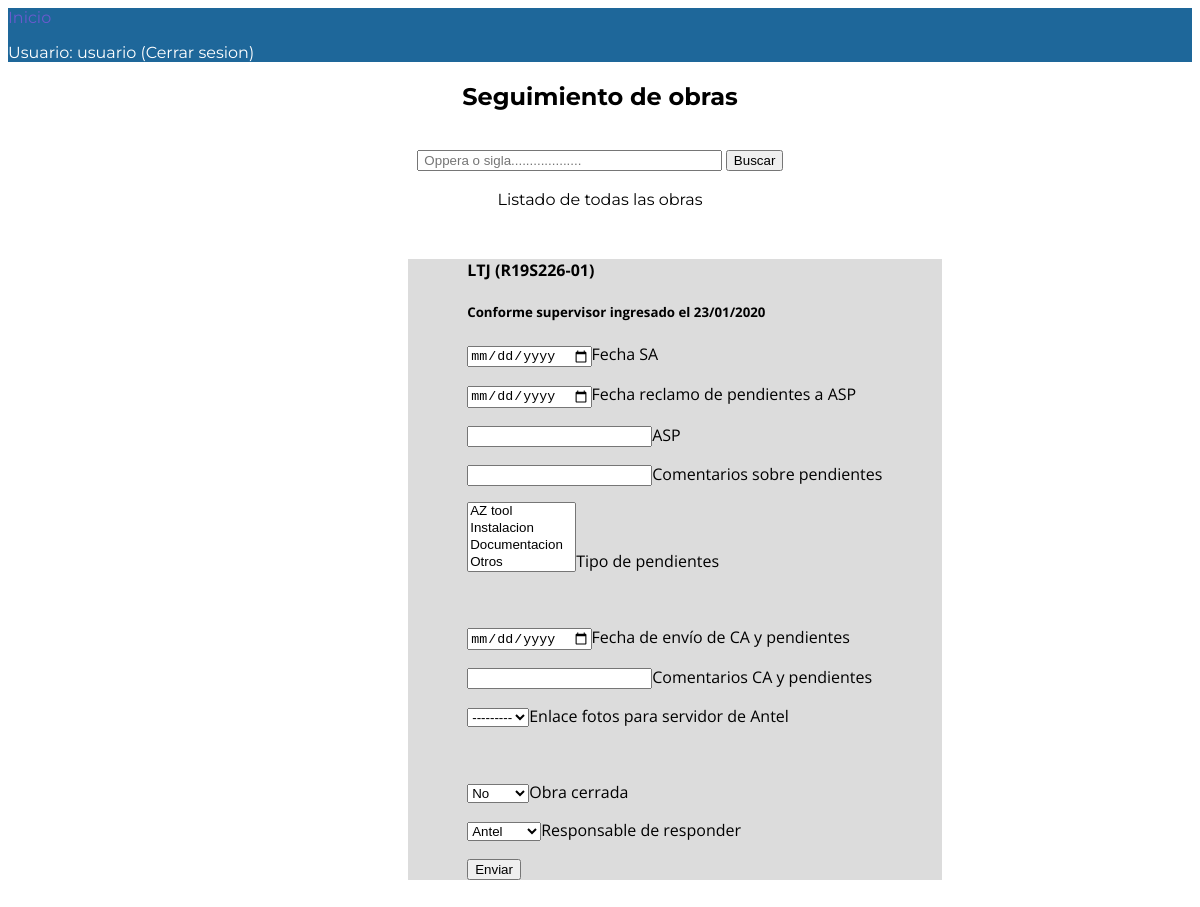
Screenshot of /manager/updatework/3/ (signed in) with the database file from the repository.
### manager/models.py (models this page shows)
class WorkSheet(models.Model):
    site = models.CharField(verbose_name = 'Sigla', max_length = 12)
    oppera = models.CharField(verbose_name = 'No. Oppera', max_length =  10)
    cs_date = models.DateField(verbose_name = 'Fecha CS',null = True)
    cs_comments = models.CharField(verbose_name = 'Comentarios sobre CS', null = True , blank = True, max_length = 200)
    pendings_date = models.DateField(verbose_name = 'Fecha SA',null = True, blank = True)
    claim_date = models.DateField(verbose_name = 'Fecha reclamo pendientes',null = True, blank = True)
    asp = models.CharField(verbose_name = 'ASP responsable', max_length = 15, null = True , blank = True)
    claim_pending_comments = models.CharField(verbose_name = 'Cometarios sobre el reclamo a ASP', null = True , blank = True, max_length = 200)
    ca_date = models.DateField(verbose_name = 'Fecha CA',null = True, blank = True)
    ca_comments = models.CharField(verbose_name = 'Comentarios sobre CA', null = True , blank = True, max_length = 200)
    SERVER_PICS = (
        ('s','Si'),
        ('n','No')
    )
    ca_pics_link = models.CharField(max_length = 1, choices = SERVER_PICS, blank = True, null = True, verbose_name = 'Fotos para servidor de Antel')
    pend_type = models.ManyToManyField(PendType, verbose_name = 'Tipo de pendiente', blank = True)
    CLOSED = (
        ('s','Si'),
        ('n','No')
    )
    closed = models.CharField(max_length = 1, choices = CLOSED, blank = True, default = 'n', verbose_name = 'Obra cerrada')
    SIDE = (
        ('a','Antel'),
        ('e','Ericsson')
    )
    pend_side = models.CharField(max_length = 1, choices = SIDE, blank = True, default = 'a', verbose_name = 'Responsable de contestar')
    class Meta:
        ordering = ['-cs_date']

class PendType(models.Model):
    pend_type = models.CharField(verbose_name = 'Tipo de pendiente', max_length = 50)
    def __str__(self):
        return self.pend_type

### manager/views.py (the view)
# urls.py: path('updatework/<int:pk>/',views.UpdateWork.as_view() , name= 'update-work'),
class UpdateWork(PermissionRequiredMixin,generic.UpdateView):
    model = WorkSheet
    permission_required = 'manager.can_mark_returned'
    form_class = UpdateWorkForm
    template_name = 'manager/worksheet_form.html'
    success_url = "/manager/workdetail/{id}"

### manager/forms.py
class UpdateWorkForm(forms.ModelForm):
    class Meta:
        model = WorkSheet
        fields = [
            'pendings_date',
            'pend_type',
            'claim_date',
            'asp',
            'claim_pending_comments',
            'ca_date',
            'ca_comments',
            'ca_pics_link',
            'closed',
            'pend_side',
        ]
        widgets = {'pendings_date':DateInput,'claim_date':DateInput,'ca_date':DateInput,}

### templates/manager/worksheet_form.html (shortened to what this page needs)
{% extends "base_generic.html" %}
{% block content %}
<div id="wrapper2">
    <h4>{{worksheet.site}} ({{worksheet.oppera}}) </h4>
    <h5>Conforme supervisor ingresado el {{ worksheet.cs_date|date:"d/m/Y" }}</h5>
        <form  role="form"  enctype="multipart/form-data" action="" method="POST" id="upload-image-form">
                <p>{{ form.pendings_date }}Fecha SA</p>
                <p>{{ form.claim_date }}Fecha reclamo de pendientes a ASP</p>
                <p>{{ form.asp }}ASP </p>
                <p>{{ form.claim_pending_comments }}Comentarios sobre pendientes </p>
                <p>{{ form.pend_type }}Tipo de pendientes </p>
                <br>
                <p>{{ form.ca_date }}Fecha de envío de CA y pendientes </p>
                <p>{{ form.ca_comments }}Comentarios CA y pendientes </p>
                <p>{{ form.ca_pics_link }}Enlace fotos para servidor de Antel</p>
                <br>
                <p>{{ form.closed }}Obra cerrada</p>
                <p>{{ form.pend_side }}Responsable de responder</p>
                <button type="submit" formmethod="post">Enviar</button>
        </form>
</div>
{% endblock content %}

### templates/base_generic.html (shortened to what this page needs)
<!DOCTYPE html>
<html lang="en">
<head>
  {% load static %}
  <link rel="stylesheet" href="{% static 'css/styles.css' %}">
</head>
<body>
  <header>
    <nav>
      <a href="{% url 'index' %}" class="selected">Inicio</a><br>
      {% if user.is_authenticated %}
       <p> Usuario: {{ user.get_username }}
        <a href="{% url 'logout' %}">(Cerrar sesion)</a>
       </p>
      {% else %}
        <a href="{% url 'login'%}?next={{request.path}}">Inciar sesion</a>
      {% endif %}
    </nav>
  </header>
  <div id="logo">
    <h2>Seguimiento de obras</h2><br>
</div>
<div id="search-bar">
    <form action="{% url 'search-work' %}" method="get">
        <input name="q" type="text" size= "35" placeholder=" Oppera o sigla...................">
        <button>Buscar</button><br><br>
    </form>
</div>
<div id="logo">
  <a href="{% url 'export_users_xls' %}">Listado de todas las obras</a>
</div>
  <div class="container-fluid">
    <div class="row">
      <div class="col-sm-10 ">
      {% block content %}{% endblock %}
      </div>
    </div>
  </div>
</body>
</html>

### manager/static/css/styles.css (style rules this page uses)
body { font-family: 'Montserrat'; color: black; }
a { text-decoration: none; color: black; }
a.selected, a:hover { color: slateblue; }
#wrapper2 { max-width: 1500px; margin: 50px 250px 250px 400px; padding: 0 5% ; text-align: left; font-family: 'Open Sans'; background-color: gainsboro; }
nav a, nav a:visited { color: #ffffff; }
nav p { color: white; }
header { background-color: #1E679A; border-color: black; }
#logo { text-align: center; margin: 0; }
#search-bar { text-align: center; margin: 0; }

### rows the page displays
WorkSheet: site "LTJ", oppera "R19S226-01", cs_date "23/01/2020", ca_pics_link "---------", closed "No", pend_side "Antel"
PendType: pend_type "AZ tool / Instalacion / Documentacion / Otros"

### other values shown
{{ user.get_username }} "usuario"
